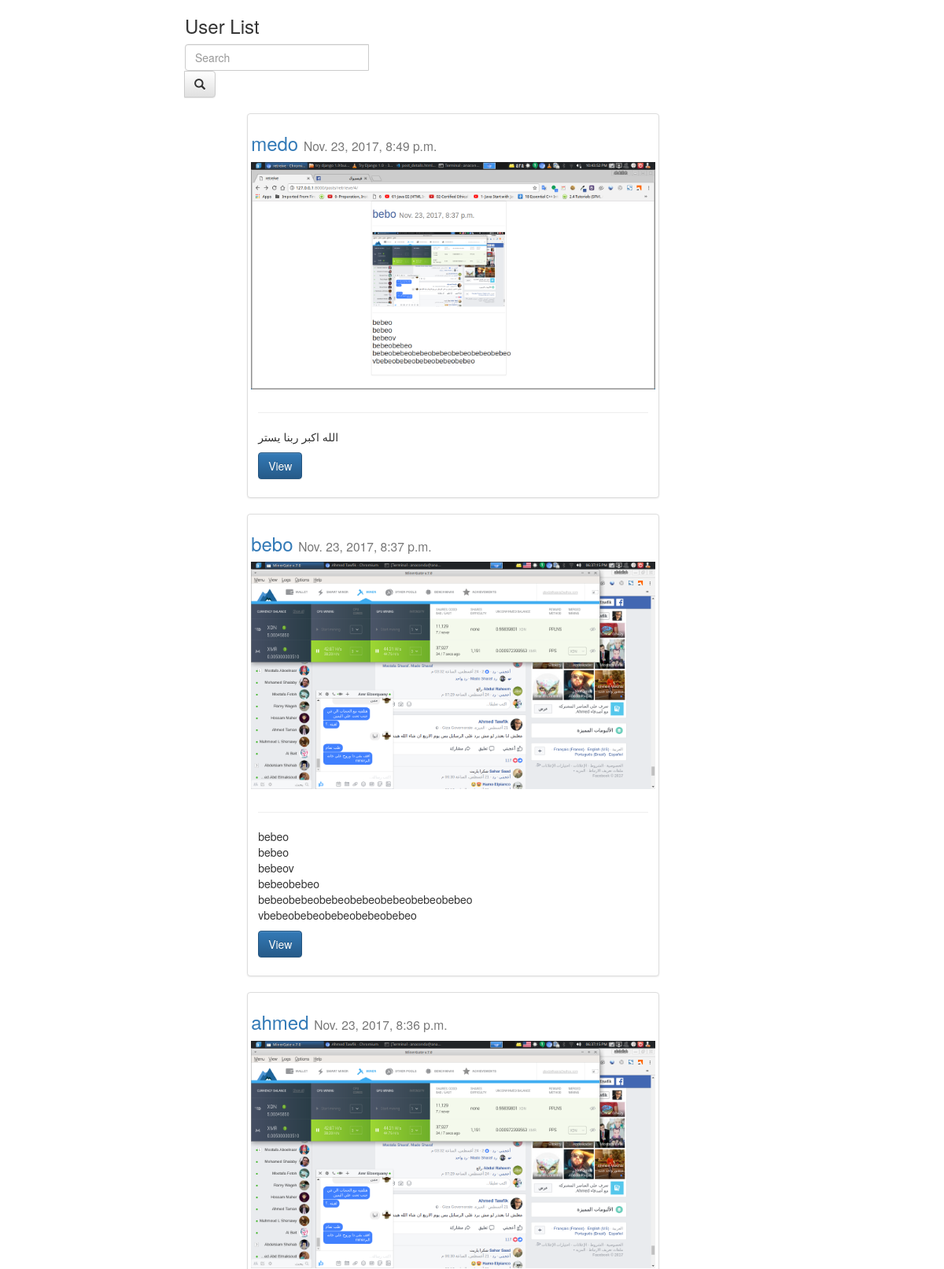
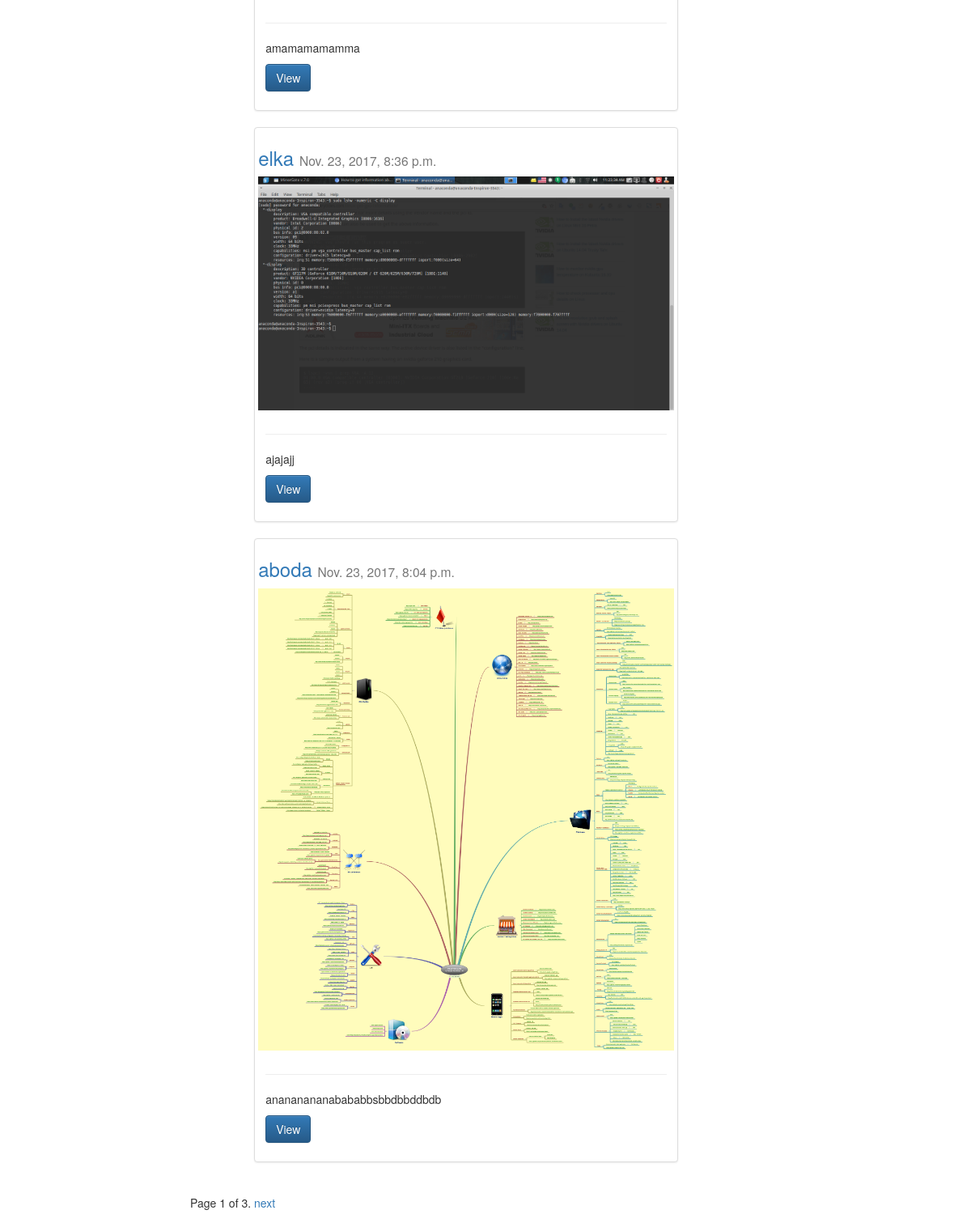
/posts/, run on the app's committed database (2 pictures, top to bottom).
### posts/models.py (models this page shows, shortened)
class Posts(models.Model):
    title = models.CharField(max_length=120)
    image = models.ImageField(null=True , blank=True, height_field='height_field', width_field='width_field' )   #max_length=120
    height_field = models.IntegerField(default=0)
    width_field = models.IntegerField(default=0)
    content = models.TextField() #max_length=120
    updated = models.DateTimeField(auto_now=True,auto_now_add=False)
    timestamp = models.DateTimeField(auto_now=False,auto_now_add=True)
    def get_absolute_url(self):
        return reverse("posts:detials" , kwargs={"id":self.id})

### posts/views.py (the view)
def post_list(request):
    query_list = Posts.objects.all().order_by('-id')
    query = request.GET.get("query")
    if query:
        query_list = query_list.filter(
            Q(title__icontains=query)|
            Q(content__icontains=query)
            )
    paginator = Paginator(query_list, 2) # Show 25 contacts per page
    page = request.GET.get('page')
    try:
        contacts = paginator.page(page)
    except PageNotAnInteger:
        contacts = paginator.page(1)
    except EmptyPage:
        contacts = paginator.page(paginator.num_pages)
    context = {
            "title" : "User List",
            "objetcs_list" : query_list,
            "contacts":contacts,
        }
    return render(request,"base.html" , context)

### templates/base.html (shortened to what this page needs)
{% load staticfiles %}
<!DOCTYPE html>
<html lang="en">
<head>
    <link rel="stylesheet" href="https://maxcdn.bootstrapcdn.com/bootstrap/3.3.7/css/bootstrap.min.css"
>
    <link rel="stylesheet" href="https://maxcdn.bootstrapcdn.com/bootstrap/3.3.7/css/bootstrap-theme.min.css"
>
</head>
<body>
    <div class="container">
        <div class="col-sm-10 col-sm-offset-2">
            {% block content %}
            <h3>{{title}}</h3>
            <form method="GET" action="">
                    <div class="input-group">
                        <div calss="col-sm-7">
                            <input type="text" class="form-control" placeholder="Search" name="query">
                            <div class="input-group-btn">
                              <button class="btn btn-default" type="submit">
                                <i class="glyphicon glyphicon-search"></i>
                              </button>
                            </div>
                          </div>
                        </div>
            </form>
            <br>
            {% for obj in objetcs_list %}
            <div class="row">
                <div class="col-sm-7 col-md-offset-1">
                    <div class="thumbnail">
                        <h3>
                            <a href="{{ obj.get_absolute_url }}">{{ obj.title }}</a>
                            <small>{{obj.timestamp}}</small>
                        </h3>
                        {% if obj.image %}
                        <img src='{{obj.image.url}}' class="img-responsive" /> {% endif %}
                        <div class="caption">
                            <hr>
                            <p>{{obj.content|linebreaks|truncatechars:130}}</p>
                            <a href="{{ obj.get_absolute_url }}" class="btn btn-primary" role="button">View</a>
                        </div>
                    </div>
                </div>
            </div>
            {% endfor %}
            <div class="pagination">
                <span class="step-links">
                    <span class="current">
                        Page {{ contacts.number }} of {{ contacts.paginator.num_pages }}.
                    </span>
                    {% if contacts.has_next %}
                    <a href="?page={{ contacts.next_page_number }}{% if request.GET.query%}&query={{request.GET.query}}{%endif%}">next</a>
                    {% endif %}
                </span>
            </div>
        </div>
    </div>
    {% endblock content %}
</body>
</html>

### data on the page
Posts: title "medo", timestamp "Nov. 23, 2017, 8:49 p.m.", image (picture), content "الله اكبر ربنا يستر"
Posts: title "bebo", timestamp "Nov. 23, 2017, 8:37 p.m.", image (picture), content "bebeo bebeo bebeov bebeobebeo bebeobebeobebeobebeobebeobebeobebeo vbebeobebeobebeobebeobebeo"
Posts: title "ahmed", timestamp "Nov. 23, 2017, 8:36 p.m.", image (picture), content "amamamamamma"
Posts: title "elka", timestamp "Nov. 23, 2017, 8:36 p.m.", image (picture), content "ajajajj"
Posts: title "aboda", timestamp "Nov. 23, 2017, 8:04 p.m.", image (picture), content "anananananabababbsbbdbbddbdb"

### other printed values
{{ title }} "User List"
{{ contacts.number }} "1"
{{ contacts.paginator.num_pages }} "3"
